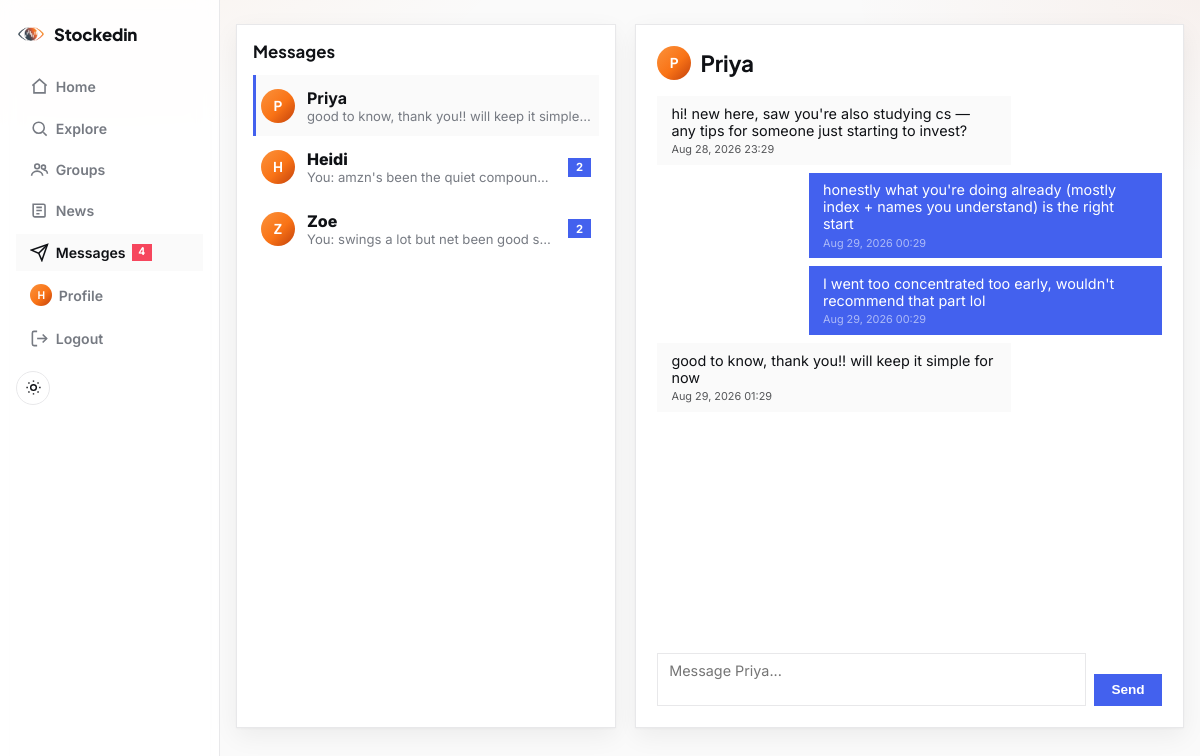
Screenshot of /messages/priya (signed in) with the database file from the repository.
### models.py (models this page shows, shortened)
class User(UserMixin, db.Model):
    __tablename__ = "users"
    id = db.Column(db.Integer, primary_key=True)
    username = db.Column(db.String(32), unique=True, nullable=False, index=True)
    email = db.Column(db.String(120), unique=True, nullable=False)
    password_hash = db.Column(db.String(256), nullable=False)
    bio = db.Column(db.String(200))
    created_at = db.Column(db.DateTime, default=datetime.utcnow, nullable=False)
    university = db.Column(db.String(120), index=True)
    degree = db.Column(db.String(120))
    grad_year = db.Column(db.Integer)
    portfolio = db.relationship(
        "Portfolio",
        back_populates="owner",
        uselist=False,
        cascade="all, delete-orphan",
    )
    likes = db.relationship("Like", back_populates="user", cascade="all, delete-orphan")
    comments = db.relationship(
        "Comment", back_populates="user", cascade="all, delete-orphan"
    )
    predictions = db.relationship(
        "Prediction",
        back_populates="user",
        cascade="all, delete-orphan",
        order_by="Prediction.created_at.desc()",
    )
    group_memberships = db.relationship(
        "GroupMembership", back_populates="user", cascade="all, delete-orphan"
    )
    following = db.relationship(
        "Follow",
        foreign_keys="Follow.follower_id",
        back_populates="follower",
        cascade="all, delete-orphan",
    )
    followers = db.relationship(
        "Follow",
        foreign_keys="Follow.followed_id",
        back_populates="followed",
        cascade="all, delete-orphan",
    )
    def is_following(self, other):
        if other is None:
            return False
        return (
            Follow.query.filter_by(follower_id=self.id, followed_id=other.id).first()
            is not None
        )
    def is_mutual_with(self, other):
        if other is None or other.id == self.id:
            return False
        return self.is_following(other) and other.is_following(self)
    @property
    def mutual_friends(self):
        following_ids = {f.followed_id for f in self.following}
        follower_ids = {f.follower_id for f in self.followers}
        mutual_ids = following_ids & follower_ids
        if not mutual_ids:
            return []
        return User.query.filter(User.id.in_(mutual_ids)).order_by(User.username).all()
    @property
    def unread_message_count(self):
        return Message.query.filter_by(recipient_id=self.id, read_at=None).count()

class Message(db.Model):
    __tablename__ = "messages"
    id = db.Column(db.Integer, primary_key=True)
    sender_id = db.Column(db.Integer, db.ForeignKey("users.id"), nullable=False)
    recipient_id = db.Column(db.Integer, db.ForeignKey("users.id"), nullable=False)
    body = db.Column(db.String(1000), nullable=False)
    created_at = db.Column(db.DateTime, default=datetime.utcnow, nullable=False)
    read_at = db.Column(db.DateTime)
    sender = db.relationship("User", foreign_keys=[sender_id])
    recipient = db.relationship("User", foreign_keys=[recipient_id])

### routes_messages.py (the view)
@login_required
def thread(username):
    target = User.query.filter_by(username=username).first_or_404()
    if not current_user.is_mutual_with(target):
        abort(403)
    form = MessageForm()
    if form.validate_on_submit():
        db.session.add(
            Message(sender_id=current_user.id, recipient_id=target.id, body=form.body.data)
        )
        db.session.commit()
        form.body.data = ""
    _thread_query(current_user.id, target.id).filter(
        Message.sender_id == target.id, Message.read_at.is_(None)
    ).update({"read_at": datetime.utcnow()}, synchronize_session=False)
    db.session.commit()
    messages = _thread_query(current_user.id, target.id).order_by(Message.created_at).all()
    return render_template(
        "messages_thread.html",
        target=target,
        messages=messages,
        form=form,
        threads=_build_threads(),
        active_username=target.username,
    )

### forms.py
class MessageForm(FlaskForm):
    body = TextAreaField(
        "Message", validators=[DataRequired(), Length(max=1000)]
    )
    submit = SubmitField("Send")

### app.py (called while the page is built)
def create_app():
    app = Flask(__name__, instance_relative_config=True)
    app.config.from_object(Config)
    db.init_app(app)
    login_manager.init_app(app)
    csrf.init_app(app)
    routes_auth.register(app)
    routes_portfolio.register(app)
    routes_social.register(app)
    routes_news.register(app)
    routes_messages.register(app)
    routes_discover.register(app)
    routes_groups.register(app)
    routes_predictions.register(app)
    @app.context_processor
    def inject_unread_message_count():
        if current_user.is_authenticated:
            return {"unread_message_count": current_user.unread_message_count}
        return {"unread_message_count": 0}
    return app

### models.py (called while the page is built)
@login_manager.user_loader
def load_user(user_id):
    return db.session.get(User, int(user_id))

### routes_messages.py (called while the page is built)
def _thread_query(user_a_id, user_b_id):
    return Message.query.filter(
        or_(
            and_(Message.sender_id == user_a_id, Message.recipient_id == user_b_id),
            and_(Message.sender_id == user_b_id, Message.recipient_id == user_a_id),
        )
    )

def _build_threads():
    friends = current_user.mutual_friends
    threads = []
    for friend in friends:
        last_message = (
            _thread_query(current_user.id, friend.id)
            .order_by(Message.created_at.desc())
            .first()
        )
        unread_count = Message.query.filter_by(
            sender_id=friend.id, recipient_id=current_user.id, read_at=None
        ).count()
        threads.append(
            {"friend": friend, "last_message": last_message, "unread_count": unread_count}
        )
    threads.sort(
        key=lambda t: t["last_message"].created_at if t["last_message"] else datetime.min,
        reverse=True,
    )
    return threads

### templates/messages_thread.html (shortened to what this page needs)
{% extends "base.html" %}
{% block container_class %}container-wide{% endblock %}
{% block content %}
  <div class="messages-layout">
    {% include "_thread_list.html" %}
    <div class="messages-panel">
      <h1 class="thread-heading">
        <span class="avatar">{{ target.username[0]|upper }}</span>
        {{ target.username|capitalize }}
      </h1>
      <div class="message-list">
        {% if messages %}
          {% for m in messages %}
            <div class="message-bubble {{ 'mine' if m.sender_id == current_user.id else 'theirs' }}">
              <p>{{ m.body }}</p>
              <span class="message-time">{{ m.created_at.strftime('%b %d, %Y %H:%M') }}</span>
            </div>
          {% endfor %}
        {% else %}
          <p class="empty-state">No messages yet &mdash; say hello.</p>
        {% endif %}
      </div>
      <form method="post" class="message-form">
        {{ form.body(placeholder="Message " + target.username|capitalize + "...", rows=2) }}
        {{ form.submit(class="btn btn-primary") }}
      </form>
    </div>
  </div>
{% endblock %}

### templates/base.html (shortened to what this page needs)
<!doctype html>
<html lang="en">
<head>
  <link rel="stylesheet" href="{{ url_for('static', filename='style.css') }}">
</head>
<body>
  <nav class="navbar">
    <a class="brand" href="{{ url_for('feed') if current_user.is_authenticated else url_for('login') }}">
      <img class="brand-mark" src="{{ url_for('static', filename='images/logo-icon.png') }}" alt="">
      Stockedin
    </a>
    <div class="nav-links">
      {% if current_user.is_authenticated %}
        <a href="{{ url_for('feed') }}" class="nav-link {{ 'active' if request.endpoint == 'feed' }}">
          <svg viewBox="0 0 24 24" fill="none" stroke="currentColor" stroke-width="2"><path d="M3 11l9-8 9 8"/><path d="M5 10v10h14V10"/></svg>
          <span>Home</span>
        </a>
        <a href="{{ url_for('explore') }}" class="nav-link {{ 'active' if request.endpoint == 'explore' }}">
          <svg viewBox="0 0 24 24" fill="none" stroke="currentColor" stroke-width="2"><circle cx="11" cy="11" r="7"/><path d="m21 21-4.3-4.3"/></svg>
          <span>Explore</span>
        </a>
        <a href="{{ url_for('groups_home') }}" class="nav-link {{ 'active' if request.endpoint in ('groups_home', 'group_detail', 'group_new', 'group_join') }}">
          <svg viewBox="0 0 24 24" fill="none" stroke="currentColor" stroke-width="2"><circle cx="9" cy="8" r="3"/><path d="M2 20c0-3.3 3.1-6 7-6s7 2.7 7 6"/><circle cx="17" cy="9" r="2.5"/><path d="M17 12.5c2.5 0 5 1.8 5 5"/></svg>
          <span>Groups</span>
        </a>
        <a href="{{ url_for('news') }}" class="nav-link {{ 'active' if request.endpoint == 'news' }}">
          <svg viewBox="0 0 24 24" fill="none" stroke="currentColor" stroke-width="2"><path d="M4 4h13a2 2 0 0 1 2 2v13a1 1 0 0 1-1 1H6a2 2 0 0 1-2-2z"/><path d="M8 8h7M8 12h7M8 16h4"/></svg>
          <span>News</span>
        </a>
        <a href="{{ url_for('inbox') }}" class="nav-link {{ 'active' if request.endpoint in ('inbox', 'thread') }}">
          <svg viewBox="0 0 24 24" fill="none" stroke="currentColor" stroke-width="2"><path d="M22 2 11 13"/><path d="M22 2 15 22l-4-9-9-4z"/></svg>
          <span>Messages</span>
          {% if unread_message_count %}<span class="nav-badge">{{ unread_message_count }}</span>{% endif %}
        </a>
        <a href="{{ url_for('profile', username=current_user.username) }}" class="nav-link {{ 'active' if request.endpoint == 'profile' and request.view_args.username == current_user.username }}">
          <span class="avatar avatar-nav">{{ current_user.username[0]|upper }}</span>
          <span>Profile</span>
        </a>
        <a href="{{ url_for('logout') }}" class="nav-link">
          <svg viewBox="0 0 24 24" fill="none" stroke="currentColor" stroke-width="2"><path d="M9 21H5a2 2 0 0 1-2-2V5a2 2 0 0 1 2-2h4"/><path d="M16 17l5-5-5-5"/><path d="M21 12H9"/></svg>
          <span>Logout</span>
        </a>
      {% else %}
        <a class="nav-link" href="{{ url_for('login') }}"><span>Login</span></a>
        <a class="nav-link" href="{{ url_for('signup') }}"><span>Sign up</span></a>
      {% endif %}
      <button type="button" id="theme-toggle" class="theme-toggle" aria-label="Toggle dark mode">
        <svg class="icon-sun" viewBox="0 0 24 24" fill="none" stroke="currentColor" stroke-width="2"><circle cx="12" cy="12" r="4"/><path d="M12 2v2M12 20v2M4.9 4.9l1.4 1.4M17.7 17.7l1.4 1.4M2 12h2M20 12h2M4.9 19.1l1.4-1.4M17.7 6.3l1.4-1.4"/></svg>
      </button>
    </div>
  </nav>
  <main class="container {% block container_class %}{% endblock %}">
    {% block content %}{% endblock %}
  </main>
</body>
</html>

### templates/_thread_list.html
<div class="messages-sidebar">
  <h2 class="messages-sidebar-title">Messages</h2>
  {% if threads %}
    <ul class="thread-list">
      {% for t in threads %}
        <li>
          <a class="thread-row {{ 'unread' if t.unread_count else '' }} {{ 'active' if active_username == t.friend.username else '' }}"
             href="{{ url_for('thread', username=t.friend.username) }}">
            <span class="avatar">{{ t.friend.username[0]|upper }}</span>
            <span class="thread-info">
              <strong>{{ t.friend.username|capitalize }}</strong>
              {% if t.last_message %}
                <span class="thread-preview">
                  {{ "You: " if t.last_message.sender_id == current_user.id else "" }}{{ t.last_message.body }}
                </span>
              {% else %}
                <span class="thread-preview empty">Say hello</span>
              {% endif %}
            </span>
            {% if t.unread_count %}<span class="unread-badge">{{ t.unread_count }}</span>{% endif %}
          </a>
        </li>
      {% endfor %}
    </ul>
  {% else %}
    <p class="empty-state">
      No conversations yet. You can message anyone who follows you back &mdash;
      follow someone from the <a href="{{ url_for('feed') }}">feed sidebar</a> and see if they follow back.
    </p>
  {% endif %}
</div>

### rows the page displays
User: username "H"
User: friend "P", friend.username "Priya", username "P", username "Priya"
Message: last_message.body "good to know, thank you!! will keep it simple…", body "good to know, thank you!! will keep it simple for now", created_at "Aug 29, 2026 01:29"
User: friend "H", friend.username "Heidi"
Message: last_message.body "amzn's been the quiet compoun…"
User: friend "Z", friend.username "Zoe"
Message: last_message.body "swings a lot but net been good s…"
Message: body "hi! new here, saw you're also studying cs — any tips for someone just starting to invest?", created_at "Aug 28, 2026 23:29"
Message: body "honestly what you're doing already (mostly index + names you understand) is the right start", created_at "Aug 29, 2026 00:29"
Message: body "I went too concentrated too early, wouldn't recommend that part lol", created_at "Aug 29, 2026 00:29"

### other values shown
{{ unread_message_count }} "4"
{{ "You: " if t.last_message.sender_id == current_user.id else "" }} "You:" "You:"
{{ t.unread_count }} "2" "2"
